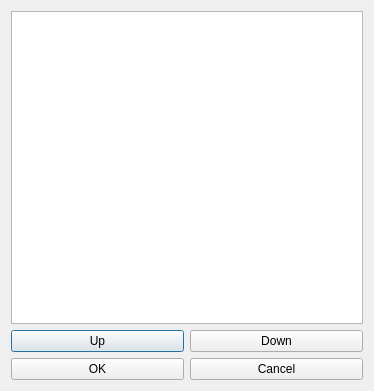
<?xml version="1.0" encoding="UTF-8"?>
<ui version="4.0">
 <class>OrderItemsDialog</class>
 <widget class="QDialog" name="OrderItemsDialog">
  <property name="geometry">
   <rect>
    <x>0</x>
    <y>0</y>
    <width>374</width>
    <height>391</height>
   </rect>
  </property>
  <property name="windowTitle">
   <string>Dialog</string>
  </property>
  <layout class="QVBoxLayout" name="verticalLayout">
   <item>
    <widget class="QListView" name="listView_items"/>
   </item>
   <item>
    <layout class="QGridLayout" name="gridLayout_buttons">
     <item row="0" column="0">
      <widget class="QPushButton" name="pushButton_up">
       <property name="text">
        <string>Up</string>
       </property>
      </widget>
     </item>
     <item row="0" column="1">
      <widget class="QPushButton" name="pushButton_down">
       <property name="text">
        <string>Down</string>
       </property>
      </widget>
     </item>
     <item row="1" column="0">
      <widget class="QPushButton" name="pushButton_OK">
       <property name="text">
        <string>OK</string>
       </property>
      </widget>
     </item>
     <item row="1" column="1">
      <widget class="QPushButton" name="pushButton_cancel">
       <property name="text">
        <string>Cancel</string>
       </property>
      </widget>
     </item>
    </layout>
   </item>
  </layout>
 </widget>
 <resources/>
 <connections>
  <connection>
   <sender>pushButton_OK</sender>
   <signal>clicked()</signal>
   <receiver>OrderItemsDialog</receiver>
   <slot>accept()</slot>
   <hints>
    <hint type="sourcelabel">
     <x>97</x>
     <y>364</y>
    </hint>
    <hint type="destinationlabel">
     <x>186</x>
     <y>195</y>
    </hint>
   </hints>
  </connection>
  <connection>
   <sender>pushButton_cancel</sender>
   <signal>clicked()</signal>
   <receiver>OrderItemsDialog</receiver>
   <slot>reject()</slot>
   <hints>
    <hint type="sourcelabel">
     <x>276</x>
     <y>364</y>
    </hint>
    <hint type="destinationlabel">
     <x>186</x>
     <y>195</y>
    </hint>
   </hints>
  </connection>
 </connections>
</ui>
